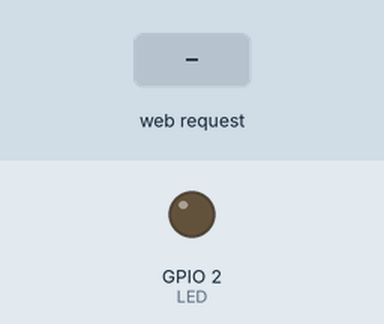
A sketch run on a simulated ESP8266 (NodeMCU). Parts: output pins drawn as LEDs (lit = HIGH). The inputs (shaded band) are chosen by the test bench. WiFi joins after 1.5 s; servers stay silent unless stated; what the sketch prints to the serial monitor is not drawn.

Above: at 2.7 s.
2.8 s: HTTP request GET /LED=ON received
At 4.5 s:
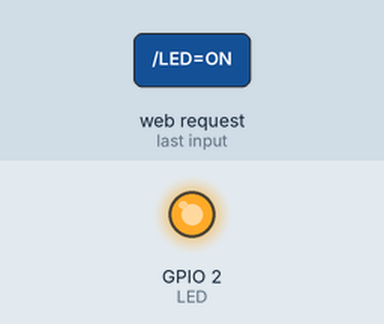
5.0 s: HTTP request GET /LED=OFF received
At 6.2 s:
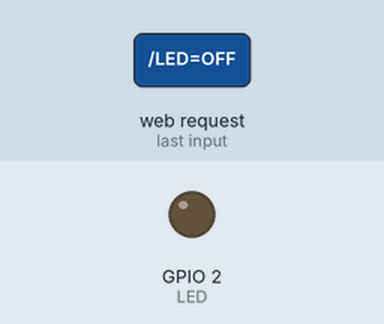
Timing chart, 0 to 8.0 s (numbered marks = the images above; inputs shaded):
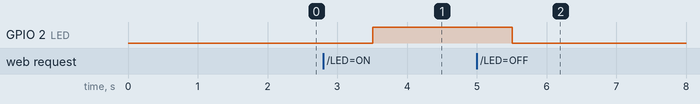

The sketch:

wifi.ino
```cpp
#include <ESP8266WiFi.h>

const char *ssid = "";     // Your Wi-Fi Name
const char *password = ""; // Wi-Fi Password
int LED = 2;               // led connected to GPIO2 (D4)
WiFiServer server(80);

void setup(){
    Serial.begin(115200);
    pinMode(LED, OUTPUT);
    digitalWrite(LED, LOW);
    WiFi.begin(ssid, password);
    while (WiFi.status() != WL_CONNECTED) {
        delay(500);
        Serial.print(".");
    }
    Serial.println("\nWiFi connected");
    server.begin(); // Starts the Server
    Serial.print("IP Address of network:"); // will print IP address on Serial Monitor
    Serial.println(WiFi.localIP());
}

void loop(){
    WiFiClient client = server.available();
    String request = client.readStringUntil('\r');
    client.flush();
    int value = LOW;
    if (request.indexOf("/LED=ON") != -1) {
        digitalWrite(LED, HIGH); // Turn LED ON
        value = HIGH;
    }
    if (request.indexOf("/LED=OFF") != -1){
        digitalWrite(LED, LOW); // Turn LED OFF
        value = LOW;
    }

    // HTML Page Code
    client.println("<!DOCTYPE HTML>");
    client.println("<html>");
    client.print("CONTROL LED:");

    if (value == HIGH)
        client.print("ON");
    else
        client.print("OFF");

    client.println("<br>");
    client.println("<a href=\"/LED=ON\"><button>ON</button></a>");
    client.println("<a href=\"/LED=OFF\"><button>OFF</button></a>");
    client.println("</html>");
}
```

Measured:
- after the input at 2.8 s, GPIO 2 (LED): LOW → HIGH after 0.71 s
- after the input at 5.0 s, GPIO 2 (LED): HIGH → LOW after 0.51 s
